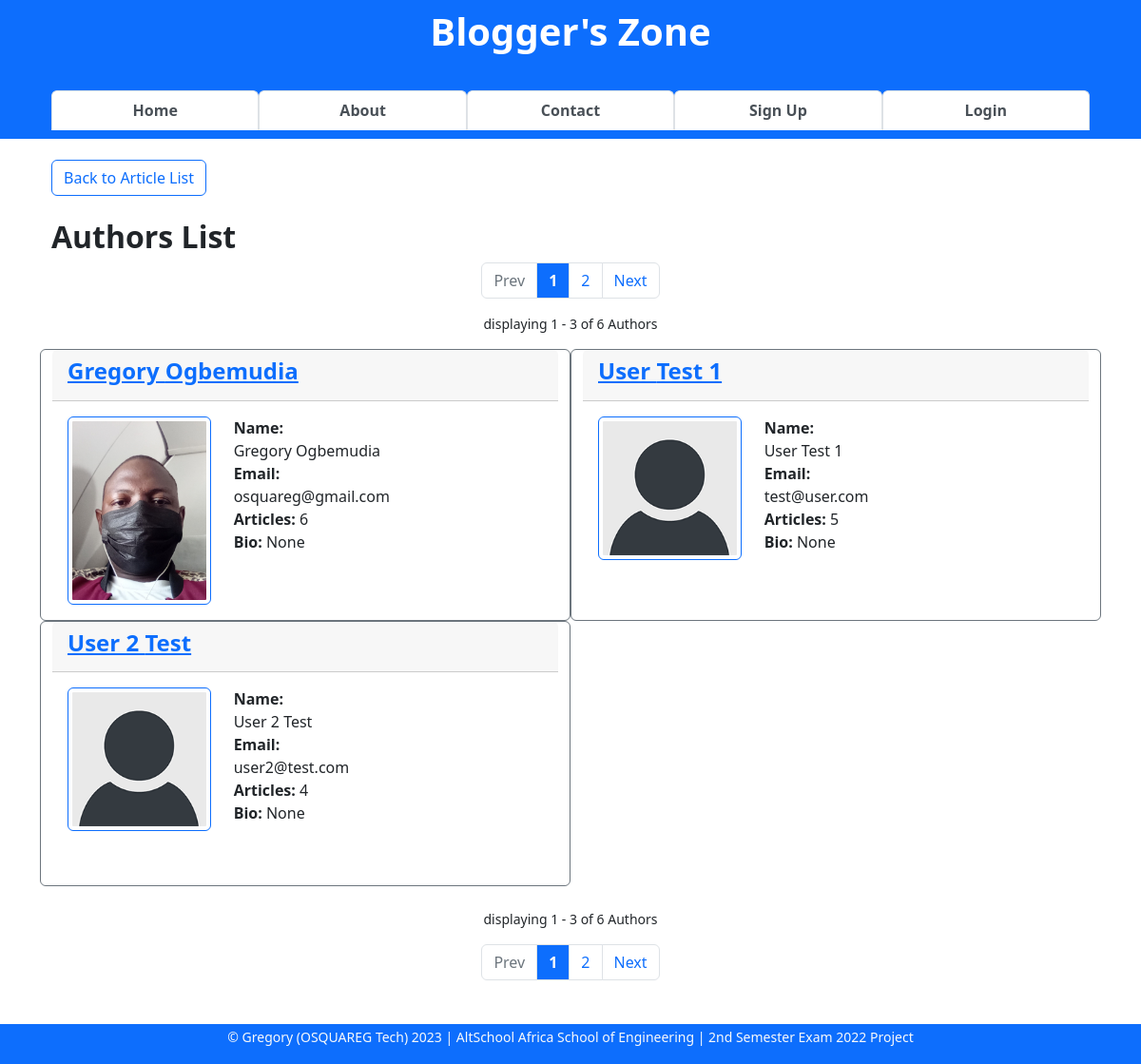
The app's page /authors with its own data.
### app/models.py (models this page shows, shortened)
class User(db.Model, UserMixin):
    __tablename__ = "users"
    id = db.Column(db.Integer, primary_key=True)
    firstname = db.Column(db.String(255), nullable=False)
    lastname = db.Column(db.String(255), nullable=False)
    username = db.Column(db.String(25), nullable=False, unique=True)
    email = db.Column(db.Text(150), nullable=False, unique=True)
    password_hash = db.Column(db.Text(255), nullable=False, unique=True)
    bio = db.Column(db.Text(), nullable=True)
    date_joined = db.Column(db.DateTime, default=datetime.utcnow)
    is_active = db.Column(db.Boolean, default=True)
    is_admin = db.Column(db.Boolean, default=False)
    profile_pic = db.Column(db.String(), nullable=True)
    last_updated_by = db.Column(db.String)
    last_updated_on = db.Column(db.DateTime, onupdate=datetime.utcnow)
    articles = db.relationship("Article", backref="author")
    comments = db.relationship("Comment", backref="commenter")
    article_likes = db.relationship("ArticleLike", backref="art_liker")
    comment_likes = db.relationship("CommentLike", backref="com_liker")

### app/general/general.py (the view)
@blueprint.route("/authors", methods=["GET"])
def authors():
    authors_ = User.query.all()
    authors_details = db.session.query(User.firstname, User.lastname, User.id, User.username, User.email, User.profile_pic, User.bio, func.count(Article.id).label("articles_count")).\
        outerjoin(Article, Article.author_id == User.id).\
        filter(is_(Article.is_draft, False),
               is_(Article.is_deleted, False),
               is_(User.is_active, True),
               not_(User.username == "admin"),
               not_("articles_count" == None)
               ).\
        group_by(User.id).\
        order_by(desc("articles_count"))
    authors_details, next_page, prev_page, page = paginate_query(authors_details, "general.authors")
    context = {
        "authors": authors_,
        "authors_details": authors_details,
        "next_page": next_page,
        "prev_page": prev_page,
    }
    return render_template("authors.html", title="Authors List", **context)

### app/main.py (called while the page is built)
@app.before_request
def before_request():
    session.permanent = True
    app.permanent_session_lifetime = timedelta(minutes=int(sett.login_session_minutes))

### app/general/templates/authors.html (shortened to what this page needs)
{% extends 'base.html' %}
{% block content %}
<div class="container">
    <div>
        <a href="/#all-articles-list" class="btn btn-outline-primary">Back to Article List</a>
        <br><br>
    </div>
    <div>
        <h2><b>Authors List</b></h2>
    </div>
    {% if authors_details.total > 0 %}
    <nav aria-label="Page navigation example">
        <div class="pagination justify-content-center mb-3">
            <li class="page-item">
                {% if prev_page %}
                <a class="page-link" href="{{ prev_page }}">Prev</a>
                {% else %}
                <a class="page-link disabled" href="{{ prev_page }}">Prev</a>
                {% endif %}
            </li>
            {% for page in authors_details.iter_pages(left_edge=1, right_edge=1, left_current=1, right_current=1) %}
            {% if page %}
            {% if page != authors_details.page %}
            <li class="page-item">
                <a href="{{ url_for('general.authors', page=page) }}" class="page-link">{{ page }}</a>
            </li>
            {% else %}
            <li class="page-item">
                <strong class="page-link disabled bg-primary text-light">{{ page }}</strong>
            </li>
            {% endif %}
            {% else %}
            <li class="page-item"><span class="ellipsis page-link disabled">...</span></li>
            {% endif %}
            {% endfor %}
            <li class="page-item">
                {% if next_page %}
                <a class="page-link" href="{{ next_page }}">Next</a>
                {% else %}
                <a class="page-link disabled" href="{{ next_page }}">Next</a>
                {% endif %}
            </li>
        </div>
        <center>
            <small>
                <p>
                    displaying {{ ((authors_details.page - 1) * authors_details.per_page) + 1 }}
                    {% if authors_details.total > authors_details.per_page %}
                    {% if (authors_details.page * authors_details.per_page) > authors_details.total %}
                    - {{ authors_details.total }} of {{ authors_details.total }} Authors
                    {% else %}
                    - {{ authors_details.page * authors_details.per_page }} of {{ authors_details.total }} Authors
                    {% endif %}
                    {% else %}
                    {% if authors_details.total > 1 %}
                    - {{ authors_details.total }} of {{ authors_details.total }} Authors
                    {% else %}
                    Author
                    {% endif %}
                    {% endif %}
                </p>
            </small>
        </center>
    </nav>
    {% endif %}
    <div class="row">
        {% for author in authors_details.items %}
        <div class="col-sm-6 card border-secondary">
            <div class="card-header">
                <h4><b><a href="{{ url_for('general.author', id=author.id) }}">{{ author.firstname }} {{ author.lastname }}</a></b></h4>
            </div>
            <div class="row card-body">
                <div class="col-4">
                    {% if author.profile_pic %}
                    <img src="{{ url_for('static', filename='images/profile_pic/' + author.profile_pic)}}"
                        class="float-right img-thumbnail border-primary" width="200">
                    {% else %}
                    <img src="{{ url_for('static', filename='images/default_profile_pic.png')}}"
                        class="float-right img-thumbnail border-primary" width="200">
                    {% endif %}
                </div>
                <div class="col-8">
                    <div>
                        <strong>Name:</strong><br> {{ author.firstname }} {{ author.lastname }} <br>
                        <strong>Email:</strong><br> {{ author.email }} <br>
                        <strong>Articles:</strong>
                        {% if author.articles_count < 1 %}
                        None <br>
                        {% else %}
                        {{ author.articles_count }} <br>
                        {% endif %}
                        <strong>Bio:</strong> {{ author.bio }} <br>
                    </div>
                    <br><br>
                </div>
            </div>
        </div>
        {% endfor %}
    </div>
    <br>
    {% if authors_details.total > 0 %}
    <nav aria-label="Page navigation example">
        <center>
            <small>
                <p>
                    displaying {{ ((authors_details.page - 1) * authors_details.per_page) + 1 }}
                    {% if authors_details.total > authors_details.per_page %}
                    {% if (authors_details.page * authors_details.per_page) > authors_details.total %}
                    - {{ authors_details.total }} of {{ authors_details.total }} Authors
                    {% else %}
                    - {{ authors_details.page * authors_details.per_page }} of {{ authors_details.total }} Authors
                    {% endif %}
                    {% else %}
                    {% if authors_details.total > 1 %}
                    - {{ authors_details.total }} of {{ authors_details.total }} Authors
                    {% else %}
                    Author
                    {% endif %}
                    {% endif %}
                </p>
            </small>
        </center>
        <div class="pagination justify-content-center mb-3">
            <li class="page-item">
                {% if prev_page %}
                <a class="page-link" href="{{ prev_page }}">Prev</a>
                {% else %}
                <a class="page-link disabled" href="{{ prev_page }}">Prev</a>
                {% endif %}
            </li>
            {% for page in authors_details.iter_pages(left_edge=1, right_edge=1, left_current=1, right_current=1) %}
            {% if page %}
            {% if page != authors_details.page %}
            <li class="page-item">
                <a href="{{ url_for('general.authors', page=page) }}" class="page-link">{{ page }}</a>
            </li>
            {% else %}
            <li class="page-item">
                <strong class="page-link disabled bg-primary text-light">{{ page }}</strong>
            </li>
            {% endif %}
            {% else %}
            <li class="page-item"><span class="ellipsis page-link disabled">...</span></li>
            {% endif %}
            {% endfor %}
            <li class="page-item">
                {% if next_page %}
                <a class="page-link" href="{{ next_page }}">Next</a>
                {% else %}
                <a class="page-link disabled" href="{{ next_page }}">Next</a>
                {% endif %}
            </li>
        </div>
    </nav>
    {% endif %}
</div>
{% endblock content %}

### app/static/css/tab-style.css (style rules this page uses)
a { text-decoration: none; }

### app/static/css/ckeditor-styles.css (style rules this page uses)
:root { --ck-color-image-caption-background: hsl(0, 0%, 97%); --ck-color-image-caption-text: hsl(0, 0%, 20%); --ck-color-mention-background: hsla(341, 100%, 30%, 0.1); --ck-color-mention-text: hsl(341, 100%, 30%); --ck-color-table-caption-background: hsl(0, 0%, 97%); --ck-color-table-caption-text: hsl(0, 0%, 20%); --ck-highlight-marker-blue: hsl(201, 97%, 72%); --ck-highlight-marker-green: hsl(120, 93%, 68%); --ck-highlight-marker-pink: hsl(345, 96%, 73%); --ck-highlight-marker-yellow: hsl(60, 97%, 73%); --ck-highlight-pen-green: hsl(112, 100%, 27%); --ck-highlight-pen-red: hsl(0, 85%, 49%); --ck-image-style-spacing: 1.5em; --ck-inline-image-style-spacing: calc(var(--ck-image-style-spacing) / 2); --ck-todo-list-checkmark-size: 16px; }

### records on screen
User: firstname "Gregory", lastname "Ogbemudia", profile_pic (picture), email "osquareg@gmail.com", articles_count "6", bio "None"
User: firstname "User", lastname "Test 1", email "test@user.com", articles_count "5", bio "None"
User: firstname "User 2", lastname "Test", email "user2@test.com", articles_count "4", bio "None"

### other values on screen
{{ page }} "1"
{{ page }} "2"
{{ ((authors_details.page - 1) * authors_details.per_page) + 1 }} "1"
{{ authors_details.page * authors_details.per_page }} "3"
{{ authors_details.total }} "6"
